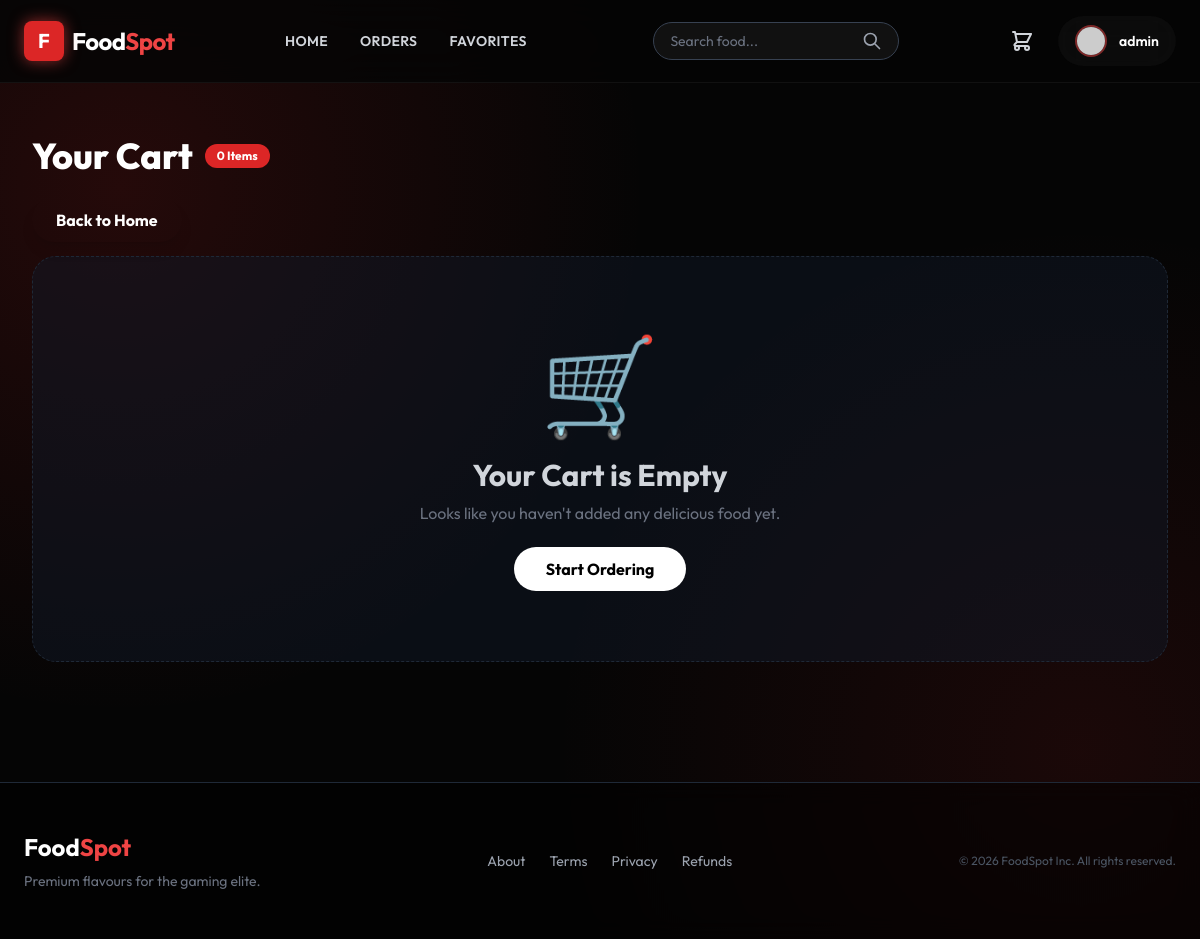
/cart/ (signed in), run on an earlier commit of the app's database.
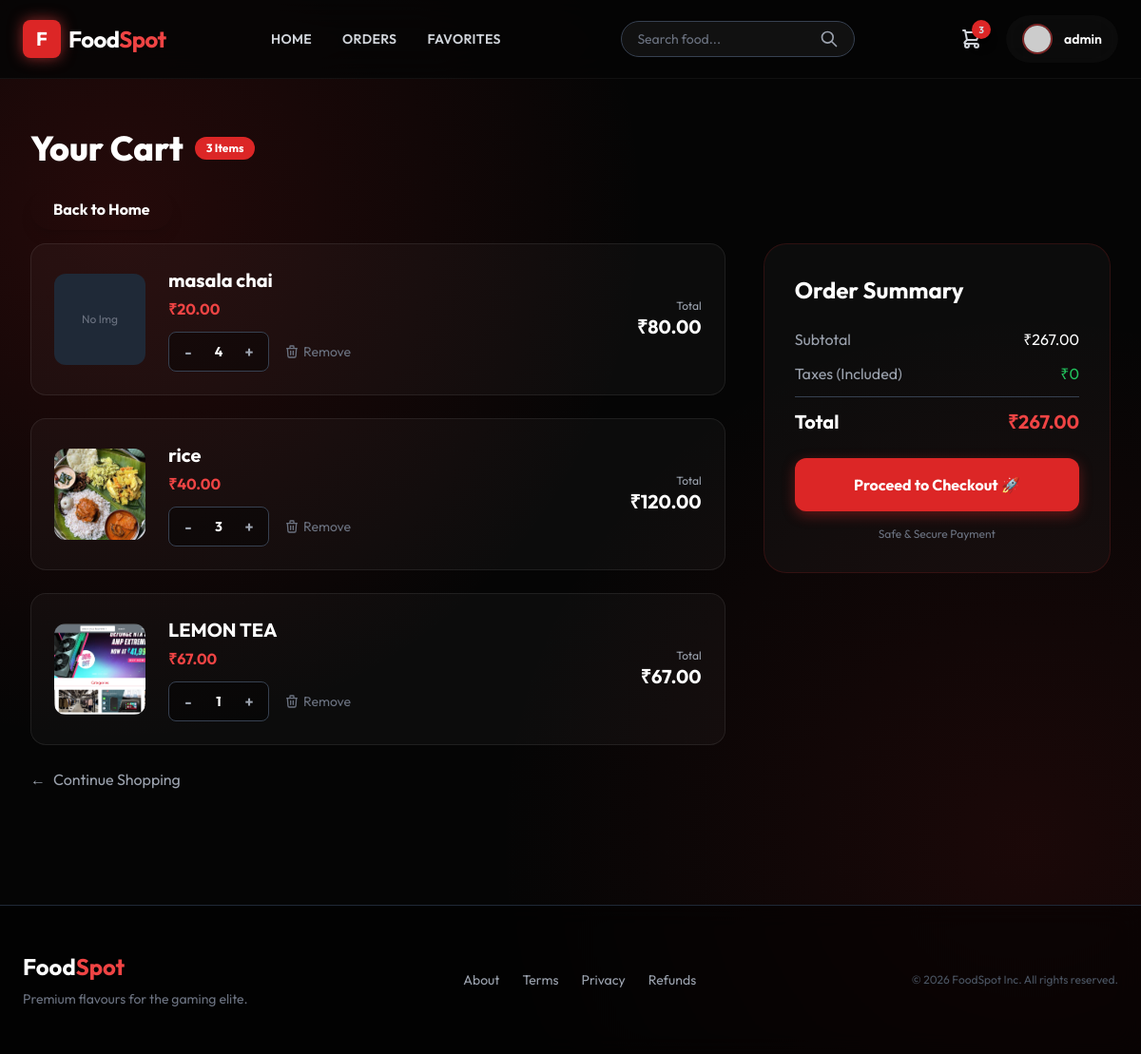
And on a later commit of the database.
### menu/models.py (models this page shows, shortened)
class Cart(models.Model):
    item = models.ForeignKey(Product, on_delete=models.CASCADE)
    user = models.ForeignKey(User, on_delete=models.CASCADE)
    qty = models.IntegerField(null=False, default=1)
    date = models.DateTimeField(auto_now_add=True)
    def total_price(self):
        return self.qty * self.item.selling_price

class Product(models.Model):
    category = models.ForeignKey(Category, on_delete=models.CASCADE)
    name = models.CharField(max_length=150, null=False, blank=False)
    product_image = models.ImageField(upload_to='images', null=True, blank=True)
    quantity = models.IntegerField(null=False, blank=False, default=0)
    original_price = models.DecimalField(max_digits=10, decimal_places=2, null=False)
    selling_price = models.DecimalField(max_digits=10, decimal_places=2, null=False)
    description = models.TextField(max_length=300, null=False)
    is_veg = models.BooleanField(default=False)

### menu/views.py (the view)
# urls.py: path("cart/", CartView.as_view(), name="cart"),
@method_decorator(signin_required, name="dispatch")
@method_decorator(never_cache, name="dispatch")
class CartView(View):
    def get(self, request):
        cart_items = Cart.objects.filter(user=request.user)
        total = sum(item.item.selling_price * item.qty for item in cart_items)
        return render(request, "menu/cart.html", {
            "data": cart_items,
            "total_price": total
        })

### menu/views.py (called while the page is built)
def signin_required(fn):
    def wrapper(request, *args, **kwargs):
        if not request.user.is_authenticated:
            return redirect("login")
        return fn(request, *args, **kwargs)
    return wrapper

### menu/templates/menu/cart.html (shortened to what this page needs)
{% extends 'menu/base.html' %}
{% block content %}
<div class="max-w-6xl mx-auto py-10">
    <div class="flex items-center gap-3 mb-8">
        <h2 class="text-4xl font-extrabold text-white">Your Cart</h2>
        <span class="bg-red-600 text-white text-xs font-bold px-3 py-1 rounded-full">{{ data|length }} Items</span>
    </div>
     <a href="{% url 'home' %}"
            class="bg-white-600 hover:bg-red-700 text-white font-bold py-3 px-6 rounded-full shadow-lg transition transform hover:scale-105">
            Back to Home
        </a>
        <br>
        <br>
    {% if data %}
    <div class="flex flex-col lg:flex-row gap-10">
        <div class="lg:w-2/3 space-y-6">
            {% for item in data %}
            <div class="glass p-6 rounded-2xl flex items-center gap-6 relative group overflow-hidden">
                <div class="w-24 h-24 rounded-xl overflow-hidden flex-shrink-0">
                    {% if item.item.product_image %}
                    <img src="{{ item.item.product_image.url }}" class="w-full h-full object-cover">
                    {% else %}
                    <div class="w-full h-full bg-gray-800 flex items-center justify-center text-xs text-gray-500">No Img
                    </div>
                    {% endif %}
                </div>
                <div class="flex-grow">
                    <h3 class="text-xl font-bold text-white mb-1">{{ item.item.name }}</h3>
                    <p class="text-red-500 font-bold mb-3">₹{{ item.item.selling_price }}</p>
                    <div class="flex items-center gap-4">
                        <div class="flex items-center bg-black/40 rounded-lg p-1 border border-gray-700">
                            <form action="{% url 'decrease_qty' item.id %}" method="POST">
                                <button type="submit"
                                    class="w-8 h-8 flex items-center justify-center text-gray-400 hover:text-white transition font-bold">-</button>
                            </form>
                            <span class="w-8 text-center text-white font-bold text-sm">{{ item.qty }}</span>
                            <form action="{% url 'increase_qty' item.id %}" method="POST">
                                <button type="submit"
                                    class="w-8 h-8 flex items-center justify-center text-gray-400 hover:text-white transition font-bold">+</button>
                            </form>
                        </div>
                        <a href="{% url 'delete_cart' item.id %}"
                            class="text-gray-500 hover:text-red-500 transition text-sm flex items-center gap-1">
                            <svg xmlns="http://www.w3.org/2000/svg" class="h-4 w-4" fill="none" viewBox="0 0 24 24"
                                stroke="currentColor">
                                <path stroke-linecap="round" stroke-linejoin="round" stroke-width="2"
                                    d="M19 7l-.867 12.142A2 2 0 0116.138 21H7.862a2 2 0 01-1.995-1.858L5 7m5 4v6m4-6v6m1-10V4a1 1 0 00-1-1h-4a1 1 0 00-1 1v3M4 7h16" />
                            </svg>
                            Remove
                        </a>
                    </div>
                </div>
                <div class="text-right hidden sm:block">
                    <p class="text-gray-400 text-xs">Total</p>
                    <p class="text-xl font-bold text-white">₹{{ item.total_price }}</p>
                </div>
            </div>
            {% endfor %}
            <a href="{% url 'home' %}"
                class="inline-flex items-center gap-2 text-gray-400 hover:text-white transition mt-4">
                <span>&larr;</span> Continue Shopping
            </a>
        </div>
        <div class="lg:w-1/3">
            <div class="glass p-8 rounded-3xl border border-red-900/30 sticky top-24">
                <h3 class="text-2xl font-bold text-white mb-6">Order Summary</h3>
                <div class="space-y-3 mb-6">
                    <div class="flex justify-between text-gray-400">
                        <span>Subtotal</span>
                        <span class="text-white">₹{{ total_price }}</span>
                    </div>
                    <div class="flex justify-between text-gray-400">
                        <span>Taxes (Included)</span>
                        <span class="text-green-500">₹0</span>
                    </div>
                    <div class="border-t border-gray-700 pt-3 flex justify-between text-xl font-bold text-white">
                        <span>Total</span>
                        <span class="text-red-500">₹{{ total_price }}</span>
                    </div>
                </div>
                <a href="{% url 'checkout' %}"
                    class="block w-full bg-red-600 hover:bg-red-700 text-white font-bold py-4 rounded-xl text-center shadow-[0_4px_14px_0_rgba(220,38,38,0.39)] hover:shadow-[0_6px_20px_rgba(220,38,38,0.23)] hover:-translate-y-0.5 transition ease-in-out">
                    Proceed to Checkout 🚀
                </a>
                <p class="text-center text-gray-500 text-xs mt-4">Safe & Secure Payment</p>
            </div>
        </div>
    </div>
    {% else %}
    <div class="text-center py-20 bg-gray-900/50 rounded-3xl border border-gray-800 border-dashed">
        <div class="text-8xl mb-6">🛒</div>
        <h3 class="text-3xl font-bold text-gray-300 mb-2">Your Cart is Empty</h3>
        <p class="text-gray-500 mb-8 max-w-sm mx-auto">Looks like you haven't added any delicious food yet.</p>
        <a href="{% url 'home' %}"
            class="bg-white text-black font-bold py-3 px-8 rounded-full hover:bg-gray-200 transition">
            Start Ordering
        </a>
    </div>
    {% endif %}
</div>
{% endblock %}

### menu/templates/menu/base.html (shortened to what this page needs)
{% load static %}
<!DOCTYPE html>
<html lang="en">
<head>
    <script src="https://cdn.tailwindcss.com"></script>
</head>
<body class="flex flex-col min-h-screen">
    <nav class="glass-nav fixed w-full z-50 transition-all duration-300">
        <div class="max-w-7xl mx-auto px-6 py-4 flex justify-between items-center">
            <a href="{% url 'home' %}" class="flex items-center gap-2 group">
                <div
                    class="w-10 h-10 bg-red-600 rounded-lg flex items-center justify-center transform group-hover:rotate-12 transition duration-300 shadow-[0_0_15px_rgba(239,68,68,0.6)]">
                    <span class="text-white font-bold text-xl">F</span>
                </div>
                <span class="text-2xl font-bold tracking-tight group-hover:text-red-500 transition">Food<span
                        class="text-red-500">Spot</span></span>
            </a>
            {% if user.is_authenticated %}
            <div class="hidden md:flex items-center space-x-8 text-sm font-semibold uppercase tracking-wide">
                <a href="{% url 'home' %}" class="relative group text-gray-300 hover:text-white transition">
                    Home
                </a>
                <a href="{% url 'my_orders' %}" class="relative group text-gray-300 hover:text-white transition">
                    Orders
                </a>
                <a href="{% url 'favorites' %}" class="relative group text-gray-300 hover:text-white transition">
                    Favorites
                </a>
            </div>
            {% endif %}
            {% block search_bar %}
            <form action="{% url 'search' %}" method="GET"
                class="hidden md:flex items-center bg-white/5 border border-gray-700 rounded-full px-4 py-2 ml-4 focus-within:border-red-500/50 focus-within:bg-white/10 transition">
                <input type="text" name="q" placeholder="Search food..."
                    class="bg-transparent border-none text-sm text-white placeholder-gray-500 focus:outline-none w-48">
                <button type="submit" class="text-gray-400 hover:text-white transition">
                    <svg xmlns="http://www.w3.org/2000/svg" class="h-5 w-5" fill="none" viewBox="0 0 24 24"
                        stroke="currentColor">
                        <path stroke-linecap="round" stroke-linejoin="round" stroke-width="2"
                            d="M21 21l-6-6m2-5a7 7 0 11-14 0 7 7 0 0114 0z" />
                    </svg>
                </button>
            </form>
            {% endblock %}
            <div class="flex items-center space-x-6">
                {% if user.is_authenticated %}
                <a href="{% url 'cart' %}" class="relative group text-gray-300 hover:text-white transition">
                    {% if user.cart_set.count > 0 %}
                    <span
                        class="absolute -top-2 -right-2 bg-red-600 text-[10px] w-5 h-5 flex items-center justify-center rounded-full font-bold shadow-lg animate-bounce">
                        {{ user.cart_set.count }}
                    </span>
                    {% endif %}
                </a>
                {% endif %}
                {% if user.is_authenticated %}
                <a href="{% url 'profile' %}"
                    class="flex items-center gap-3 glass px-4 py-2 rounded-full hover:bg-white/10 transition border-transparent hover:border-red-500/30 group">
                    <div
                        class="w-8 h-8 rounded-full overflow-hidden border-2 border-red-500/50 group-hover:border-red-500 transition">
                        {% if user.profile.profile_pic %}
                        <img src="{{ user.profile.profile_pic.url }}" class="w-full h-full object-cover">
                        {% else %}
                        <img src="https://ui-avatars.com/api/?name={{ user.username }}&background=1f2937&color=fff"
                            class="w-full h-full object-cover">
                        {% endif %}
                    </div>
                    <span class="hidden md:block font-semibold text-sm">{{ user.username }}</span>
                </a>
                {% else %}
                <a href="{% url 'login' %}"
                    class="bg-red-600 hover:bg-red-700 text-white text-sm font-bold px-6 py-2.5 rounded-full shadow-[0_4px_14px_0_rgba(220,38,38,0.39)] hover:shadow-[0_6px_20px_rgba(220,38,38,0.23)] hover:-translate-y-0.5 transition ease-in-out">
                    Login
                </a>
                {% endif %}
            </div>
        </div>
    </nav>
    <main class="flex-grow pt-24 px-4 sm:px-6 lg:px-8 max-w-7xl mx-auto w-full fade-in">
        {% block content %}
        {% endblock %}
    </main>
    <footer class="mt-20 border-t border-gray-800 bg-black/50 backdrop-blur-md">
        <div class="max-w-7xl mx-auto py-12 px-6">
            <div class="flex flex-col md:flex-row justify-between items-center gap-6">
                <div class="text-center md:text-left">
                    <h3 class="text-2xl font-bold text-white mb-2">Food<span class="text-red-500">Spot</span></h3>
                    <p class="text-gray-500 text-sm">Premium flavours for the gaming elite.</p>
                </div>
                <div class="flex space-x-6 text-sm text-gray-400">
                    <a href="{% url 'about_us' %}" class="hover:text-red-500 transition">About</a>
                    <a href="{% url 'terms' %}" class="hover:text-red-500 transition">Terms</a>
                    <a href="{% url 'privacy' %}" class="hover:text-red-500 transition">Privacy</a>
                    <a href="{% url 'refund' %}" class="hover:text-red-500 transition">Refunds</a>
                </div>
                <p class="text-gray-600 text-xs">© 2026 FoodSpot Inc. All rights reserved.</p>
            </div>
        </div>
    </footer>
</body>
</html>

### menu/templates/menu/base.html (style rules this page uses)
body { font-family: 'Outfit', sans-serif; background-color: #050505; background-image: radial-gradient(circle at 10% 20%, rgba(220, 38, 38, 0.15) 0%, transparent 40%), radial-gradient(circle at 90% 80%, rgba(220, 38, 38, 0.1) 0%, transparent 40%); color: #fff; overflow-x: hidden; }
.glass { background: rgba(255, 255, 255, 0.03); backdrop-filter: blur(16px); -webkit-backdrop-filter: blur(16px); border: 1px solid rgba(255, 255, 255, 0.08); }
.glass-nav { background: rgba(5, 5, 5, 0.85); backdrop-filter: blur(20px); border-bottom: 1px solid rgba(255, 255, 255, 0.05); }
.fade-in { animation: fadeIn 0.6s ease-out forwards; opacity: 0; transform: translateY(10px); }

What changed in the data, as far as the page shows it:
added Cart: shows "No Img", item.name "masala chai", item.selling_price "20.00", qty "4", total_price "80.00"
added Cart: item.product_image (picture), item.name "rice", item.selling_price "40.00", qty "3", total_price "120.00"
added Cart: item.product_image (picture), item.name "LEMON TEA", item.selling_price "67.00", qty "1", total_price "67.00"
Also different on the page:
{{ user.cart_set.count }}: (not shown) → "3"
{{ data|length }}: "0" → "3"
{{ total_price }}: (not shown) → "267.00"
text no longer shown: "🛒 Your Cart is Empty Looks like you haven't added any delicious food yet. Start Ordering"
text now shown: "← Continue Shopping Order Summary Subtotal ₹ Taxes (Included) ₹0 Total ₹ Proceed to Checkout 🚀 Safe & Secure Payment"
